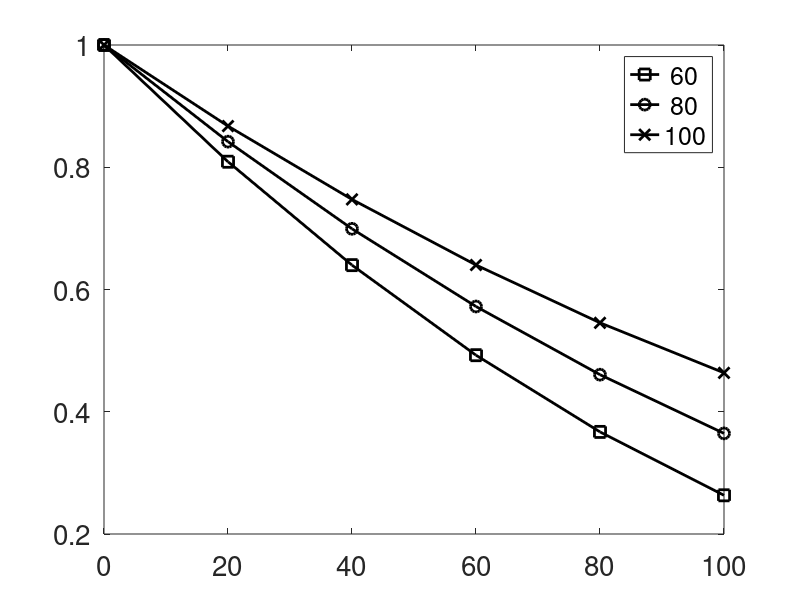
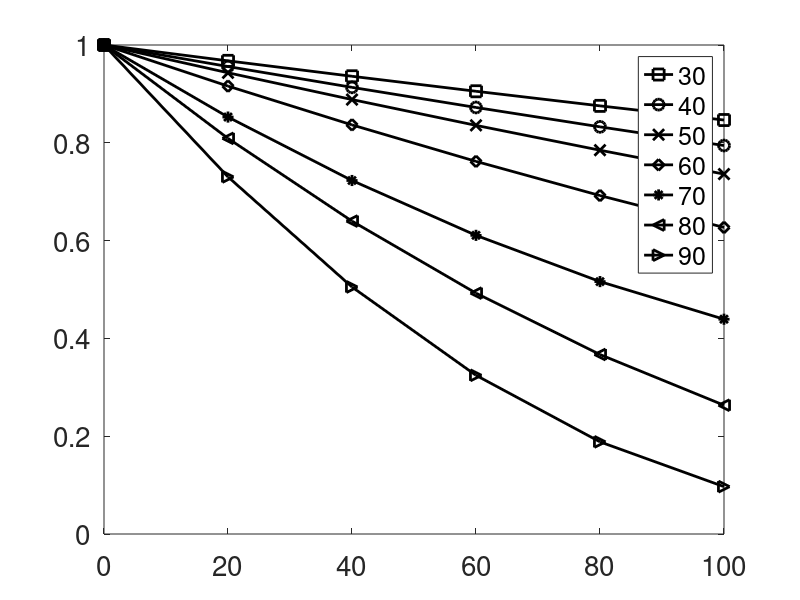

Recreate these plots in MATLAB, in order.
% Summarizing the model results
clear all;
close all;
clc;

reobtain = 0;
if(~exist('resultsSummary.mat','file') || reobtain)
    flist = dir('./RESULTS/*.mat');
    
    Nsims = numel(flist);
    for j = 1:Nsims
        fprintf(1,'Reading File # %d / %d\n',j,Nsims);
        fname = strcat('./RESULTS/',flist(j).name);
        [d(j,:),p(j,:),level(j),m(j)] = getResults(fname);
    end
else
    load('./resultsSummary.mat');
    
end
figure;
lev80_ind = (level == 80);
d = d(1,:);
p_mod = p(lev80_ind,:);
symblist = 'soxd*<>';
[sorted_m,sorted_ind] = sort(m(lev80_ind));

for j = 1:numel(sorted_ind)
    plot(d,p_mod(sorted_ind(j),:),strcat('k-',symblist(j)),...
        'linew',2,'MarkerSize',8);
    hold on;
end
legend(num2str(sorted_m'))
set(gca,'FontSize',20);
figure;

m60_ind = (m == 60);
p_level = p(m60_ind,:);
[sorted_level,sorted_ind] = sort(level(m60_ind));
for j = 1:numel(sorted_ind)
    plot(d,p_level(sorted_ind(j),:),strcat('k-',symblist(j)),...
        'linew',2,'MarkerSize',8);
    hold on;
end
legend(num2str(sorted_level'))
set(gca,'FontSize',20);
